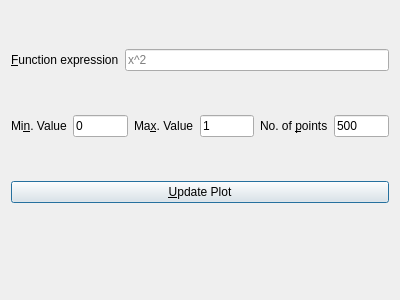
<?xml version="1.0" encoding="UTF-8"?>
<ui version="4.0">
 <class>DialogFunctionPlotter</class>
 <widget class="QDialog" name="DialogFunctionPlotter">
  <property name="geometry">
   <rect>
    <x>0</x>
    <y>0</y>
    <width>400</width>
    <height>300</height>
   </rect>
  </property>
  <property name="windowTitle">
   <string>Dialog</string>
  </property>
  <layout class="QVBoxLayout" name="verticalLayout_2">
   <item>
    <layout class="QVBoxLayout" name="chartLayout"/>
   </item>
   <item>
    <layout class="QHBoxLayout" name="horizontalLayout">
     <item>
      <widget class="QLabel" name="label">
       <property name="text">
        <string>&amp;Function expression</string>
       </property>
       <property name="buddy">
        <cstring>inputFunction</cstring>
       </property>
      </widget>
     </item>
     <item>
      <widget class="QLineEdit" name="inputFunction">
       <property name="sizePolicy">
        <sizepolicy hsizetype="Expanding" vsizetype="Fixed">
         <horstretch>0</horstretch>
         <verstretch>0</verstretch>
        </sizepolicy>
       </property>
       <property name="placeholderText">
        <string>x^2</string>
       </property>
      </widget>
     </item>
    </layout>
   </item>
   <item>
    <layout class="QGridLayout" name="gridLayout">
     <item row="1" column="7">
      <widget class="QLineEdit" name="inputNumPoints">
       <property name="toolTip">
        <string>Number of points used in the evaluation</string>
       </property>
       <property name="text">
        <string>500</string>
       </property>
       <property name="placeholderText">
        <string>500</string>
       </property>
      </widget>
     </item>
     <item row="1" column="2">
      <widget class="QLabel" name="label_3">
       <property name="text">
        <string>Mi&amp;n. Value</string>
       </property>
       <property name="buddy">
        <cstring>inputMinValue</cstring>
       </property>
      </widget>
     </item>
     <item row="1" column="6">
      <widget class="QLabel" name="label_4">
       <property name="text">
        <string>No. of &amp;points</string>
       </property>
       <property name="buddy">
        <cstring>inputNumPoints</cstring>
       </property>
      </widget>
     </item>
     <item row="1" column="4">
      <widget class="QLabel" name="label_2">
       <property name="text">
        <string>Ma&amp;x. Value</string>
       </property>
       <property name="buddy">
        <cstring>inputMaxValue</cstring>
       </property>
      </widget>
     </item>
     <item row="1" column="3">
      <widget class="QLineEdit" name="inputMinValue">
       <property name="toolTip">
        <string>Function is evaluted between Min. Value and Max. Value</string>
       </property>
       <property name="text">
        <string>0</string>
       </property>
       <property name="placeholderText">
        <string>0</string>
       </property>
      </widget>
     </item>
     <item row="1" column="5">
      <widget class="QLineEdit" name="inputMaxValue">
       <property name="toolTip">
        <string>Function is evaluted between Min. Value and Max. Value</string>
       </property>
       <property name="text">
        <string>1</string>
       </property>
       <property name="placeholderText">
        <string>1</string>
       </property>
      </widget>
     </item>
    </layout>
   </item>
   <item>
    <widget class="QPushButton" name="buttonUpdate">
     <property name="text">
      <string>&amp;Update Plot</string>
     </property>
    </widget>
   </item>
   <item>
    <widget class="QDialogButtonBox" name="buttonBox">
     <property name="orientation">
      <enum>Qt::Horizontal</enum>
     </property>
     <property name="standardButtons">
      <set>QDialogButtonBox::NoButton</set>
     </property>
    </widget>
   </item>
  </layout>
 </widget>
 <resources/>
 <connections>
  <connection>
   <sender>buttonBox</sender>
   <signal>accepted()</signal>
   <receiver>DialogFunctionPlotter</receiver>
   <slot>accept()</slot>
   <hints>
    <hint type="sourcelabel">
     <x>254</x>
     <y>293</y>
    </hint>
    <hint type="destinationlabel">
     <x>157</x>
     <y>274</y>
    </hint>
   </hints>
  </connection>
  <connection>
   <sender>buttonBox</sender>
   <signal>rejected()</signal>
   <receiver>DialogFunctionPlotter</receiver>
   <slot>reject()</slot>
   <hints>
    <hint type="sourcelabel">
     <x>322</x>
     <y>293</y>
    </hint>
    <hint type="destinationlabel">
     <x>286</x>
     <y>274</y>
    </hint>
   </hints>
  </connection>
 </connections>
</ui>
